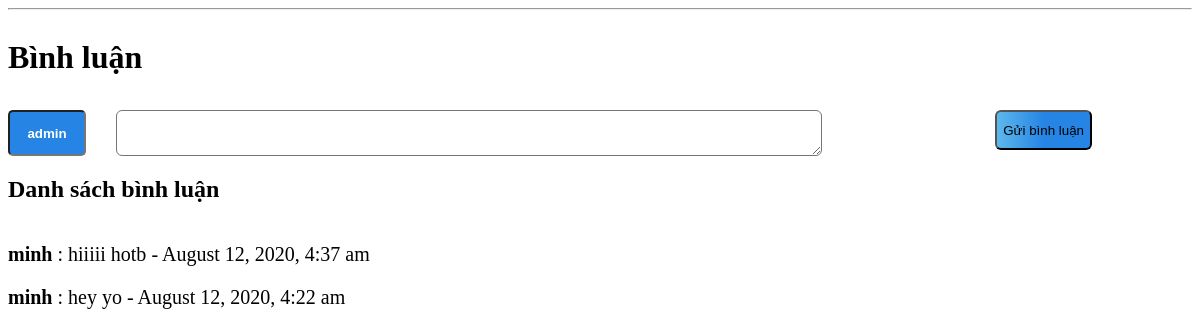
Screenshot of /controller/binhluan.php?idct=2 (signed in) with the database file from the repository.
### tables this page shows
CREATE TABLE `comment` (
  `id` int(10) NOT NULL,
  `iduser` int(10) NOT NULL,
  `idsp` int(10) NOT NULL,
  `comment` varchar(255) NOT NULL,
  `name` varchar(100) NOT NULL,
  `postdate` varchar(40) NOT NULL
);

### Model/binhluan.php (called while the page is built, shortened)
<?php
    function showbl($idct){
        $sql = "select * from comment where 1";
        if ($idct > 0) {
            $sql .= " AND idsp=".$idct;
        }
        $sql .= " order by id desc";
        $conn = connect();
        $stmt = $conn->prepare($sql);
        $stmt->execute();
        return $stmt->fetchAll();
    }
?>

### Controller/binhluan.php (the view, shortened to what this page needs)
<?php
    include "../model/binhluan.php";
    if(isset($_SESSION['sid']) && ($_SESSION['sid']>0)){
        if(isset($_SESSION['suser']) && (!empty($_SESSION['suser']))){
            $user = $_SESSION['suser'];
        }else{
            $user ="";
        }
        $idct = $_GET['idct'];
        $dsbl = showbl($idct);
?>
<!DOCTYPE html>
<html lang="en">
<head>
    <link rel="stylesheet" href="../View/css/binhluan.css">
</head>
<body>
    <hr>
    <h1>Bình luận</h1>
    <form action="binhluan.php?idct=<?=$_GET['idct']?>" method="post">
        <input type="text" name="name" value = "<?=$user?>" >
        <textarea name="noidung" id="" cols="30" rows="10"></textarea>
        <input class="submit" type="submit" value="Gửi bình luận" name="guibinhluan">
    </form>
    <?php
        echo '<h2 class="show">Danh sách bình luận</h2>';
        foreach ($dsbl as $bl) {
            echo '<div class="showbl"><strong> '.$bl['name'].'</strong> : '.$bl['comment'].' - '.$bl['postdate'].'<br> </div>';
        }
    ?>
</body>
</html>
    <?php }else{
        echo "<a style='text-decoration: none; font-size: 25px;font-weight: bold;' href ='dangnhap.php' target='_parent'>Bạn vui lòng đăng nhập để bình luận</a>";
    }?>

### View/css/binhluan.css (style rules this page uses)
.submit { float: right; height: 40px; margin-right: 100px; border-radius: 6px; text-decoration: none; background-image: linear-gradient(to right, #5db8ec 0%, #2584e4 51%); }
textarea { float: left; width: 700px; height: 40px; border-radius: 6px; }
input[type='text'] { float: left; width: 70px; height: 40px; border-radius: 5px; text-align: center; font-weight: bold; color: #ffff; background-color: #2584e4; margin-right: 30px; }
h1 { float: left; }
form { margin-top: 100px; }
.show { float: left; margin-right: 500px; }
.showbl { width: 100%; float: left; font-size: 20px; margin-top: 20px; }

### rows the page displays
comment: name "minh", comment "hiiiii hotb", postdate "August 12, 2020, 4:37 am"
comment: name "minh", comment "hey yo", postdate "August 12, 2020, 4:22 am"
